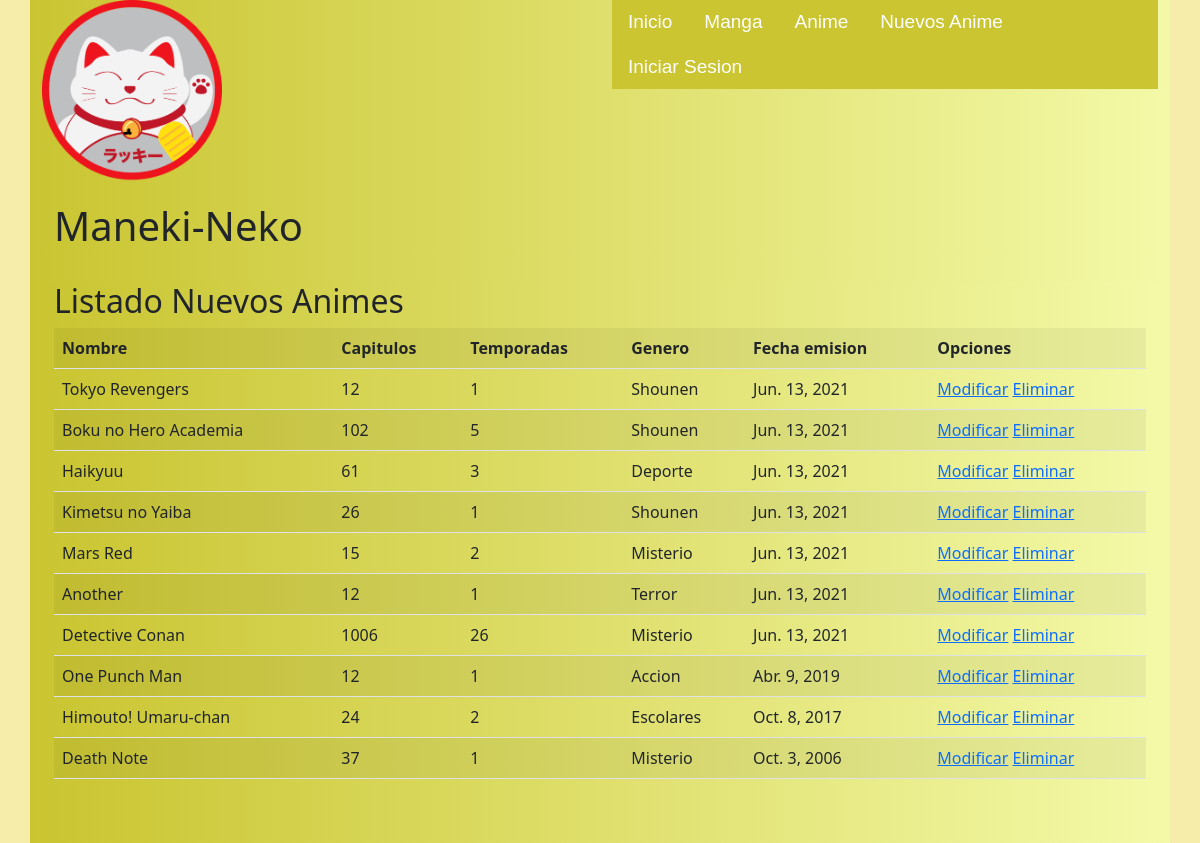
The page /listado-anime/ on the database its author committed.
### core/models.py (models this page shows, shortened)
class Anime(models.Model):
    nombre = models.CharField(max_length=200)
    capitulos = models.IntegerField(verbose_name="Capítulos")
    temporadas = models.IntegerField()
    genero = models.ForeignKey(Genero, on_delete=models.CASCADE)
    sinopsis = models.TextField(null=True, blank=True)
    fecha_emision = models.DateField()
    imagen = models.ImageField(null=True, blank=True)

class Genero(models.Model):
    nombre = models.CharField(max_length=80)
    def __str__(self):
        return self.nombre

### core/views.py (the view)
# urls.py: path('listado-anime/', listado_anime, name="listado_anime"),
def listado_anime(request):
    anime = Anime.objects.all()
    data = {
        'anime':anime
    }
    return render(request, 'core/listado_anime.html', data)

### core/templates/core/listado_anime.html (shortened to what this page needs)
<!doctype html>
<html lang="es">
<head>
    {% load static %}
    <link rel="stylesheet" href="https://cdnjs.cloudflare.com/ajax/libs/font-awesome/5.15.2/css/all.min.css" />
    <link href="https://cdn.jsdelivr.net/npm/bootstrap@5.0.0-beta3/dist/css/bootstrap.min.css" rel="stylesheet">
    <link rel="stylesheet" href="{% static 'core/css/anime.css'%}">
</head>
<body>
    <div class="container">
        <div class="row">
            <div class="col-sm">
                <a href="{% url 'home' %}">
                    <img src="{% static 'core/img/logo-manga.png' %}" alt="LOGO_FORO" style="width: 180px;">
                </a>
                <div class="col-md-6 text-center" style="margin-top: auto; margin-bottom: auto;">
                    <h1>Maneki-Neko</h1>
                </div>
            </div>
            <div class="col-sm">
                <ul class="nav">
                    <li class="nav-item">
                        <a class="nav-link Inicio" aria-current="page" href="{% url 'home' %}">Inicio</a>
                    </li>
                    <li class="nav-item">
                        <a class="nav-link" href="{% url 'manga' %}">Manga</a>
                    </li>
                    <li class="nav-item">
                        <a class="nav-link" href="{% url 'anime' %}">Anime</a>
                    </li>
                    <li class="nav-item">
                        <a class="nav-link" href="{% url 'nuevo_anime' %}">Nuevos Anime</a>
                    </li>
                    {% if user.is_authenticated %}
                    <li class="nav-item">
                        <a class="nav-link" href="#">Usuario: {{ user.username }}</a>
                    </li>
                    <li class="nav-item">
                        <a class="nav-link" href="{% url 'logout'%}">Cerrar sesión</a>
                    </li>
                    {% else %}
                    <li class="nav-item">
                        <a class="nav-link" href="{% url 'login' %}">Iniciar Sesion</a>
                    </li>
                    {% endif %}
                </ul>
            </div>
        </div>
        <br>
        <div class="container">
            <h2>Listado Nuevos Animes</h2>
            <table class="table table-striped">
                <tr>
                    <th>Nombre</th>
                    <th>Capitulos</th>
                    <th>Temporadas</th>
                    <th>Genero</th>
                    <th>Fecha emision</th>
                    <th>Opciones</th>
                </tr>
                {% for a in anime %}
                <tr>
                    <td>{{ a.nombre }}</td>
                    <td>{{ a.capitulos }}</td>
                    <td>{{ a.temporadas }}</td>
                    <td>{{ a.genero }}</td>
                    <td>{{ a.fecha_emision }}</td>
                    <td>
                        <a href="{% url 'modificar_anime' a.id %}">Modificar</a>
                        <a href="#" onclick="confirmarEliminacion({{a.id}})">Eliminar</a>
                    </td>
                </tr>
                {% endfor %}
        </div>
        <br><br>
</body>
</html>

### core/static/core/css/anime.css (style rules this page uses)
body { background-color: #f6edaa; }
.container { background: #CAC531; background: -webkit-linear-gradient(to right, #F3F9A7, #CAC531); background: linear-gradient(to left, #F3F9A7, #CAC531); }
.nav { background-color: #CAC531; ; }
.nav-link { font-size: 19px; font-family: Arial; color: white; }

### rows shown on the page
Anime: nombre "Tokyo Revengers", capitulos "12", temporadas "1", genero "Shounen", fecha_emision "Jun. 13, 2021"
Anime: nombre "Boku no Hero Academia", capitulos "102", temporadas "5", genero "Shounen", fecha_emision "Jun. 13, 2021"
Anime: nombre "Haikyuu", capitulos "61", temporadas "3", genero "Deporte", fecha_emision "Jun. 13, 2021"
Anime: nombre "Kimetsu no Yaiba", capitulos "26", temporadas "1", genero "Shounen", fecha_emision "Jun. 13, 2021"
Anime: nombre "Mars Red", capitulos "15", temporadas "2", genero "Misterio", fecha_emision "Jun. 13, 2021"
Anime: nombre "Another", capitulos "12", temporadas "1", genero "Terror", fecha_emision "Jun. 13, 2021"
Anime: nombre "Detective Conan", capitulos "1006", temporadas "26", genero "Misterio", fecha_emision "Jun. 13, 2021"
Anime: nombre "One Punch Man", capitulos "12", temporadas "1", genero "Accion", fecha_emision "Abr. 9, 2019"
Anime: nombre "Himouto! Umaru-chan", capitulos "24", temporadas "2", genero "Escolares", fecha_emision "Oct. 8, 2017"
Anime: nombre "Death Note", capitulos "37", temporadas "1", genero "Misterio", fecha_emision "Oct. 3, 2006"
